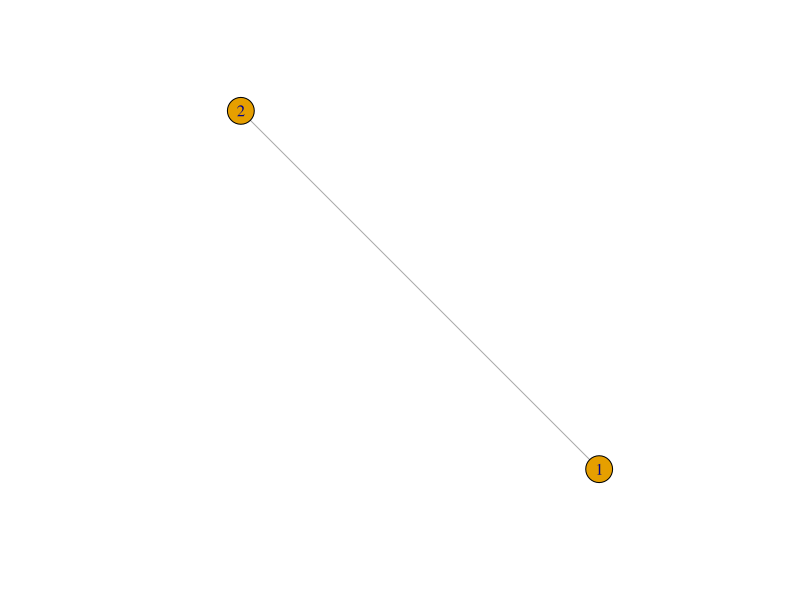
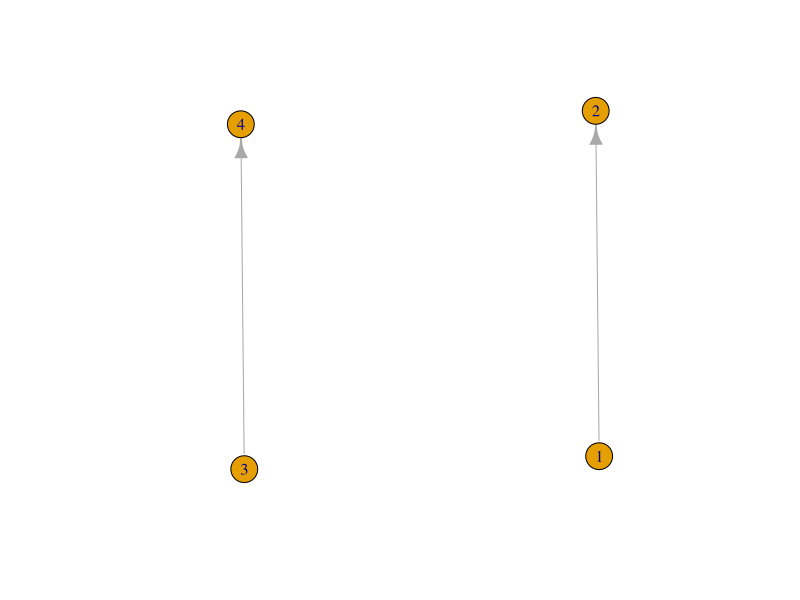
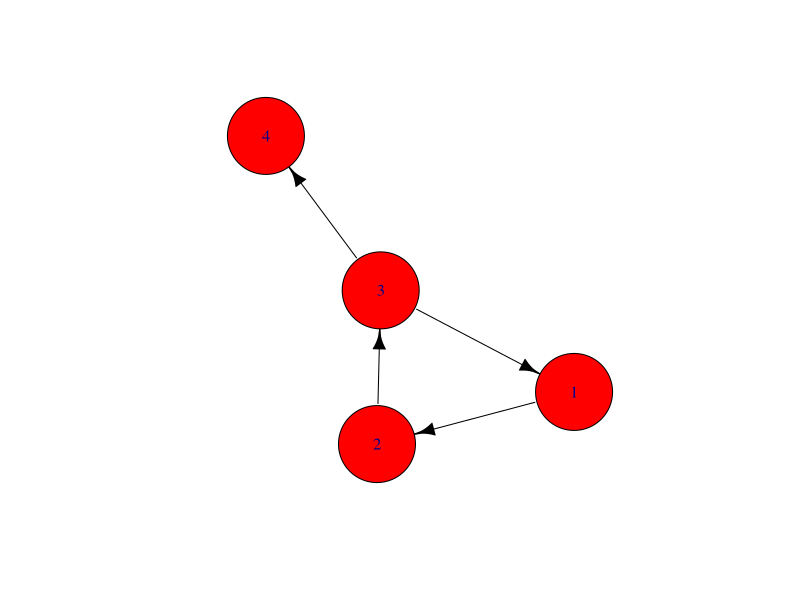
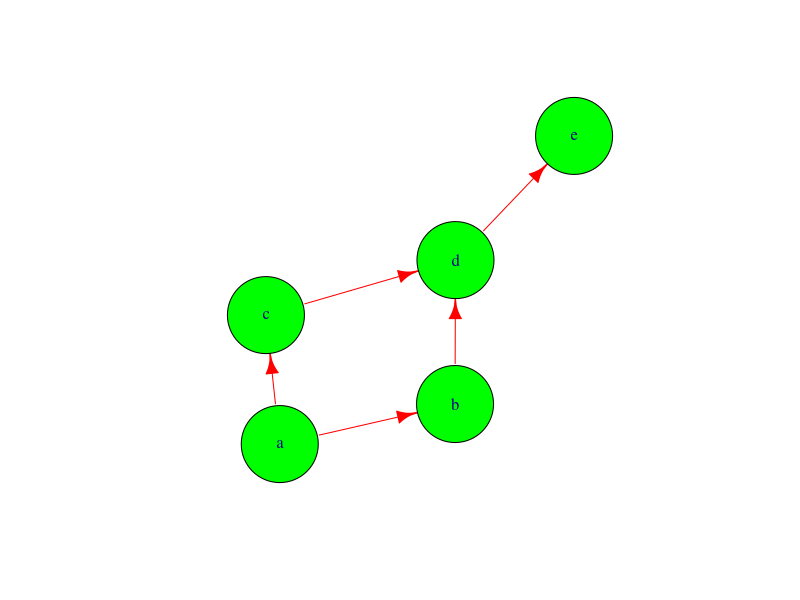
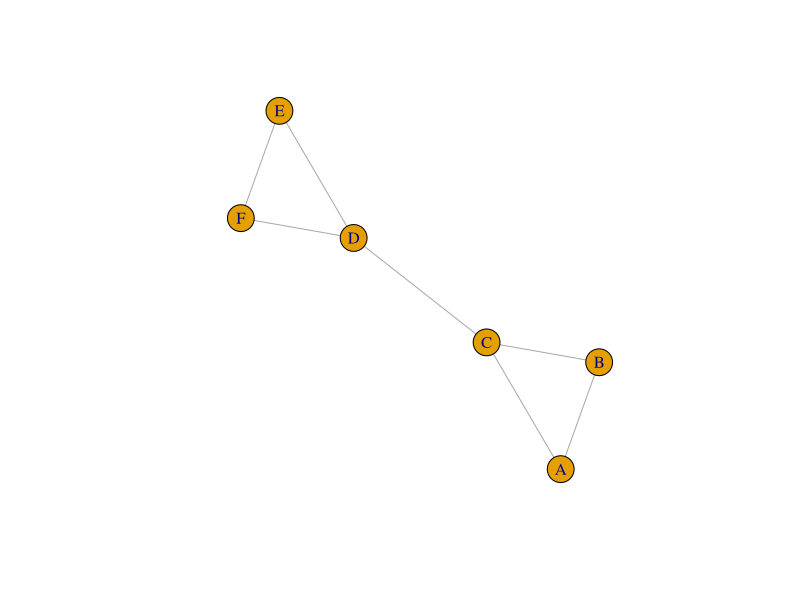
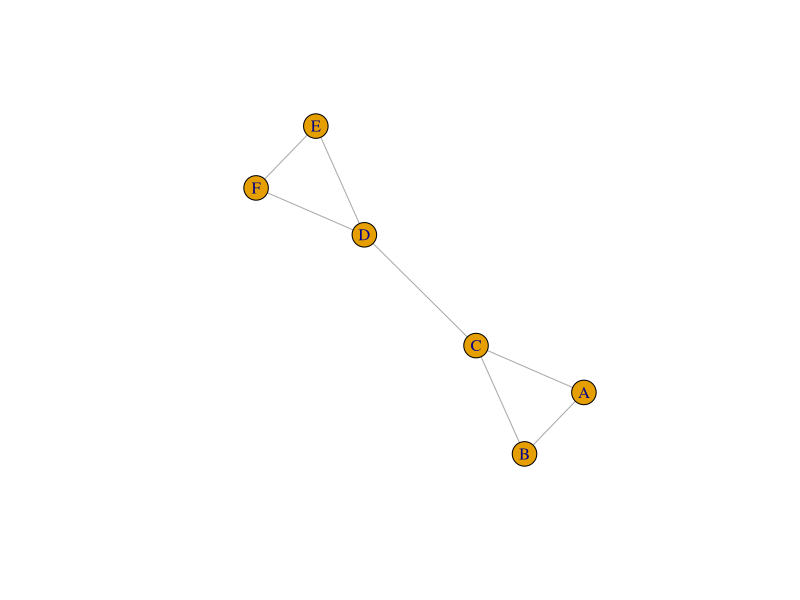

These charts were generated, in order, by the following R code:
library(igraph)
library(base)
library(stats)
g1<-graph(c(1,2),directed = F)
plot(g1,vertex=T)

plot(graph(c(1,2,3,4), directed = T))
g1 <- graph(c(1,2, 2,3, 3,1), n=3, directed=T)
g7 <- graph(c(1,2, 3,4, 3,1,2,3),  directed=T)
g8 <- graph(c(1,2, 3,4, 3,1,2,3), directed=T)
plot(g7,vertex.color="red",vertex.size=50,edge.color="black",vertex=F)

#Networ Measure and basic graph properties
g7<-graph(c("a","b","a","c","c","d","b","d","d","e"),directed = T)
plot(g7,vertex.color="green",vertex.size=50,edge.color="red")

#defee
degree(g7,mode = "all")
degree(g7,mode="in")
degree(g7,mode="out")

#diameter
diameter(g7,weight=NA)
diameter(g8,weight=NA)
#radius
radius(g7)
radius(g8)

#networs

networkx<- graph(c("A","B","A","C","B","C","C","D","D","E","D","F","E","F"), directed=F)
plot(networkx)


# Create an undirected graph
edges <- c("A", "B", "A", "C", "B", "C", "C", "D", "D", "E", "D", "F", "E", "F")
networkx <- graph(edges, directed = FALSE)

# Plot the graph
plot(networkx, margin = 0.1)
